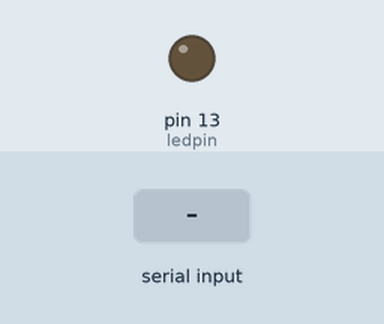
Recording of a sketch running on a simulated Arduino Uno, built with avr-gcc and run on an emulated ATmega328P. Parts: output pins drawn as LEDs (lit = HIGH). The test bench sets the inputs (shaded band).

Above: at 1.2 s.
1.3 s: "H" received over Serial
At 2.6 s:
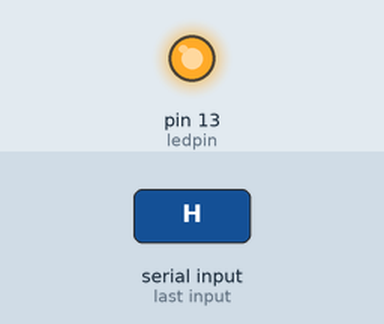
2.9 s: "1" received over Serial
At 3.9 s:
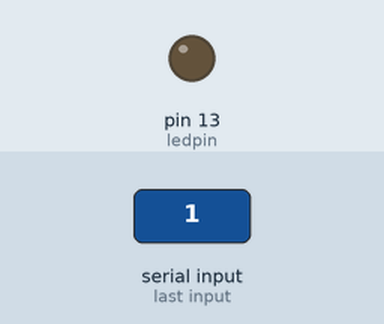
4.5 s: "h" received over Serial
At 5.1 s:
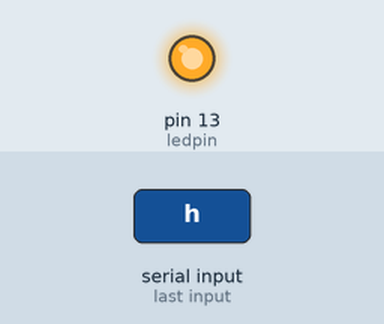
Timing chart, 0 to 7.5 s (numbered marks = the images above; inputs shaded):
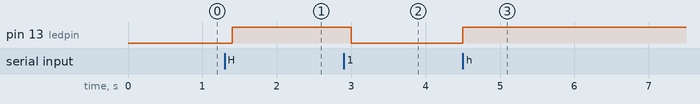

Measured:
- after the input at 1.3 s, pin 13 (ledpin): LOW → HIGH after 0.10 s
- after the input at 2.9 s, pin 13 (ledpin): HIGH → LOW after 0.10 s
- after the input at 4.5 s, pin 13 (ledpin): LOW → HIGH at once

The sketch:

Bluetooth_test.ino
```cpp
char val; // variable to receive data from the serial port
int ledpin = 13; // LED connected to pin 13 (on-board LED)

void setup() {

  pinMode(ledpin, OUTPUT);  // pin 13 (on-board LED) as OUTPUT
  Serial.begin(9600);       // start serial communication at 9600bps
}

void loop() {

  if( Serial.available() )       // if data is available to read
  {
    val = Serial.read();         // read it and store it in 'val'
  }
  if( val == 'H' || val == 'h' )               // if 'H' was received
  {
    digitalWrite(ledpin, HIGH);  // turn ON the LED
  } else {
    digitalWrite(ledpin, LOW);   // otherwise turn it OFF
  }
  delay(100);                    // wait 100ms for next reading
}
```
